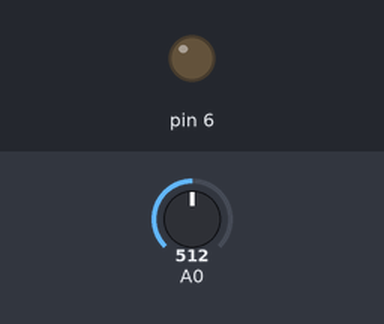
This sketch was run on a simulated Arduino Uno, built with avr-gcc and run on an emulated ATmega328P. Parts: output pins drawn as LEDs (lit = HIGH). Inputs (shaded band) come from the test bench; at power-on: A0 = 512. What the sketch prints to the serial monitor is not drawn.

Above: at 0.2 s.
Timing chart, 0 to 1.7 s (numbered marks = the images above):
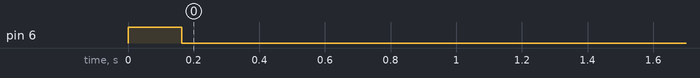

Measured:
- by itself, pin 6: HIGH → LOW at 0.16 s

The sketch:

topofstairs_proximity_notifier.ino
```cpp
#include "RangeFinderSharpIR.h"

RangeFinderSharpIR dist_sensor(A0);
const int output_pin(6);

#define ENABLE_DEBUG_PRINT
#ifdef ENABLE_DEBUG_PRINT
  #define dprint(x) Serial.print(x);
  #define dprintln(x) Serial.println(x);
#else
  #define dprint(x) ;
  #define dprintln(x) ;
#endif

void setup() {
  Serial.begin(9600);
  dist_sensor.set_multi_sample_count(1024);
  pinMode(output_pin, OUTPUT);      // sets the digital pin as output
  digitalWrite(output_pin, HIGH);
}

void loop() {

#if 0
  // Testing
  delay(5000);
  digitalWrite(output_pin, LOW);
  delay(5000);
  digitalWrite(output_pin, HIGH);
  return;
#else

  const float inches = dist_sensor.SampleDistanceInches();
  dprint("Range finder: "); dprintln(inches);

  const int output_state = inches < 25.0f ? LOW : HIGH;
  dprint("output_state = "); dprintln(output_state);

  digitalWrite(output_pin, output_state);
  if (LOW == output_state) {
    delay(5000);  // Hold the line down low for 5 seconds.
  }

#endif
}
```
